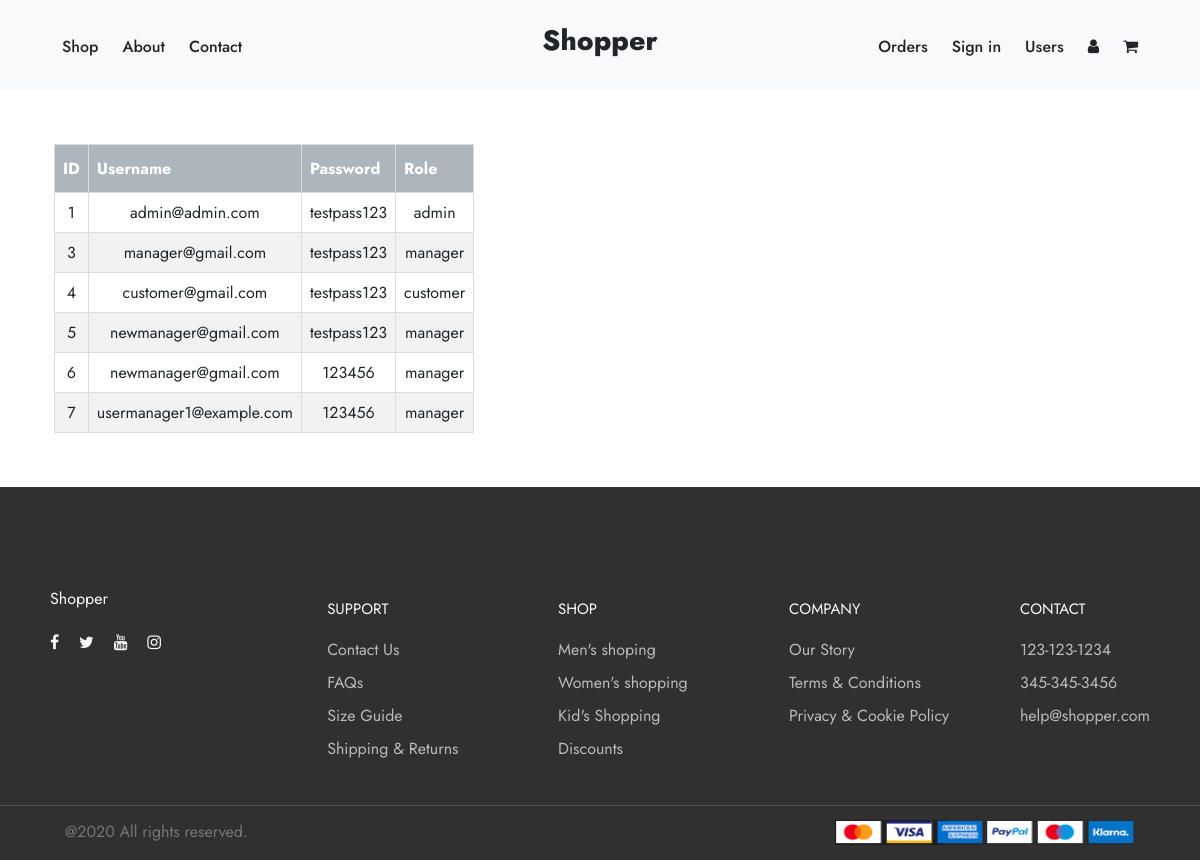
The app's page /admin.php with its own data.
### tables this page shows
CREATE TABLE `user_login` (
  `id` int(11) NOT NULL,
  `email` varchar(50) NOT NULL,
  `password` varchar(20) NOT NULL,
  `role` varchar(10) NOT NULL
);

### admin.php (the view)
<?php
include('includes/db_connection.php');
?>
<!DOCTYPE html>
<html lang="en">
<head>
    <?php include("includes/head.php") ?>
</head>
<body>
    <?php include("includes/nav.php") ?>
    <div>
    <div id="admin-container">
      <main>
    <table id="customers">
      <thead>
      <tr>
          <th>ID</th>
          <th>Username</th>
          <th>Password</th>
          <th>Role</th>
        </tr>
      </thead>
      <tbody>
      <?php
          $sqlQuery = "SELECT * FROM `user_login`";
          $sqlResult = $db->query($sqlQuery);
          if($sqlResult->num_rows > 0)
          {
            while($row = $sqlResult->fetch_assoc())
            {
              ?>
                <tr>
                  <td><?php echo $row['id']; ?></td>
                  <td><?php echo $row['email']; ?></td>
                  <td><?php echo $row['password']; ?></td>
                  <td><?php echo $row['role']; ?></td>
                </tr>
              <?php
            }
          }
        ?>
      </tbody>
    </table>
      </main>
    </div>
    <?php include("includes/footer.php") ?>
</body>
</html>

### includes/head.php (shortened to what this page needs)
<head>
    <link rel="stylesheet" href="https://cdnjs.cloudflare.com/ajax/libs/font-awesome/4.7.0/css/font-awesome.min.css">
    <link rel="stylesheet" href="css/style.css">
</head>

### includes/nav.php (shortened to what this page needs)
<nav>
    <div class="row">
        <div class="wrapper">
            <ul class="main-nav-left">
                <li><a href="index.php">Shop</a></li>
                <li><a href="#">About</a></li>
                <li><a href="#">Contact</a></li>
            </ul>
            <div class="logo-middle">
                <p class="logo-branch"><a href="index.php">Shopper</a></p>
            </div>
            <ul class="main-nav-right">
                <li><a href="ordermanager.php">Orders</a></li>
                <li><a href="login.php">Sign in</a></li>
               <li><a href="insertuser.php">Users</a></li>
                <li><a href="insertuser.php"><i class="fa fa-user fa-ms"></i></a></li>
                <li><a href="shoppingcart.php"><i class="fa fa-shopping-cart fa-ms"></i></a></li>
            </ul>
        </div>
    </div>
</nav>

### includes/footer.php (shortened to what this page needs)
<footer>
    <div class="row">
        <div class="footer-wrapper">
            <div class="branch">
                <p class="logo-branch">Shopper</p>
                <p class="big-tech-icons">
                    <span><a href="#"><i class="fa fa-facebook sm"></i></a></span>
                    <span><a href="#"><i class="fa fa-twitter sm"></i></a></span>
                    <span><a href="#"><i class="fa fa-youtube sm"></i></a></span>
                    <span><a href="#"><i class="fa fa-instagram sm"></i></a></span>
                </p>
            </div>
            <div class="support">
                <h3>Support</h3>
                <ul>
                    <li><a href="#">Contact Us</a></li>
                    <li><a href="#">FAQs</a></li>
                    <li><a href="#">Size Guide</a></li>
                    <li><a href="#">Shipping & Returns</a></li>
                </ul>
            </div>
            <div class="shop">
                <h3>Shop</h3>
                <ul>
                    <li><a href="#">Men's shoping</a></li>
                    <li><a href="#">Women's shopping</a></li>
                    <li><a href="#">Kid's Shopping</a></li>
                    <li><a href="#">Discounts</a></li>
                </ul>
            </div>
            <div class="company">
                <h3>Company</h3>
                <ul>
                    <li><a href="#">Our Story</a></li>
                    <li><a href="#">Terms & Conditions</a></li>
                    <li><a href="#">Privacy & Cookie Policy</a></li>
                </ul>
            </div>
            <div class="Contact">
                <h3>Contact</h3>
                <ul>
                    <li><a href="#">123-123-1234</a></li>
                    <li><a href="#">345-345-3456</a></li>
                    <li><a href="#">help@shopper.com</a></li>
                </ul>
            </div>
        </div>
    </div>
    <div class="row">
        <div class="copyright">
            <p>@2020 All rights reserved.</p>
            <div>
                <img src="image/brand-card.png" alt="brand card">
            </div>
        </div>
    </div>
</footer>

### css/style.css (style rules this page uses)
*, *::after, *::before { margin: 0; padding: 0; box-sizing: inherit; }
html { font-size: 62.5%; }
body { box-sizing: border-box; font-family: 'Jost', sans-serif; font-weight: 400; color: #212529; }
.row { max-width: 110rem; margin: 0 auto; }
h3 { font-size: 1.5rem; word-spacing: 0.8px; line-height: 1.7; font-weight: 400; text-transform: uppercase; }
p { font-size: 1.6rem; line-height: 1.5; text-align: justify; }
a:link, a:visited { text-decoration: none; color: #212529; font-size: 1.6rem; }
.logo-branch a:link, .logo-branch a:visited { font-size: 2.8rem !important; font-weight: 800; padding: 5px 0; }
nav { height: 90px; background-color: #f8f9fa; padding: 20px 16px; }
nav .wrapper { display: flex; }
.main-nav-left { width: 40%; display: flex; }
.main-nav-left li { padding: 12px; list-style: none; font-size: 1.9rem; font-weight: 500; }
.main-nav-right { width: 40%; display: flex; justify-content: flex-end; }
.main-nav-right li { padding: 12px; list-style: none; font-size: 1.9rem; font-weight: 500; }
.logo-middle { width: 20%; }
.logo-middle .logo-branch { text-align: center; }
footer { background-color: #303030; }
.footer-wrapper { display: flex; padding: 100px 0 40px; color: #f8f9fa; }
.footer-wrapper li a:link, .footer-wrapper li a:visited { color: #bababa; }
.branch { width: 30%; }
.support { width: 25%; }
.shop { width: 25%; }
.company { width: 25%; }
.footer-wrapper h3 { padding: 10px 0; }
.footer-wrapper li { list-style: none; padding: 5px 0; }
.branch .big-tech-icons, .logo-branch { text-align: left; }
.branch .big-tech-icons a:link, .branch .big-tech-icons a:visited { color: #f8f9fa; padding-right: 15px; }
.branch .big-tech-icons { padding-top: 20px; }
.copyright { display: flex; padding: 15px; }
.copyright p { width: 50%; justify-content: flex-start; color: #767676; }
.copyright div { width: 50%; display: flex; justify-content: flex-end; }
.copyright img { height: 25px; width: 300px; }
#customers { font-family: 'Jost', sans-serif; border-collapse: collapse; width: 80%; margin: 30px; font-size: 16px; }
#customers td, #customers th { border: 1px solid #ddd; padding: 8px; }
#customers tr:nth-child(even) { background-color: #f2f2f2; }
#customers th { padding-top: 12px; padding-bottom: 12px; text-align: left; background-color: #adb5bd; color: white; }
#admin-container { padding: 2%; flex-grow: 2; flex-basis: 16%; display: flex; }
* { box-sizing: border-box; }
th, td { text-align: center; padding: 5px; border-bottom: 1px solid black; }

### records on screen
user_login: id "1", email "admin@admin.com", password "testpass123", role "admin"
user_login: id "3", email "manager@gmail.com", password "testpass123", role "manager"
user_login: id "4", email "customer@gmail.com", password "testpass123", role "customer"
user_login: id "5", email "newmanager@gmail.com", password "testpass123", role "manager"
user_login: id "6", email "newmanager@gmail.com", password "123456", role "manager"
user_login: id "7", email "usermanager1@example.com", password "123456", role "manager"
